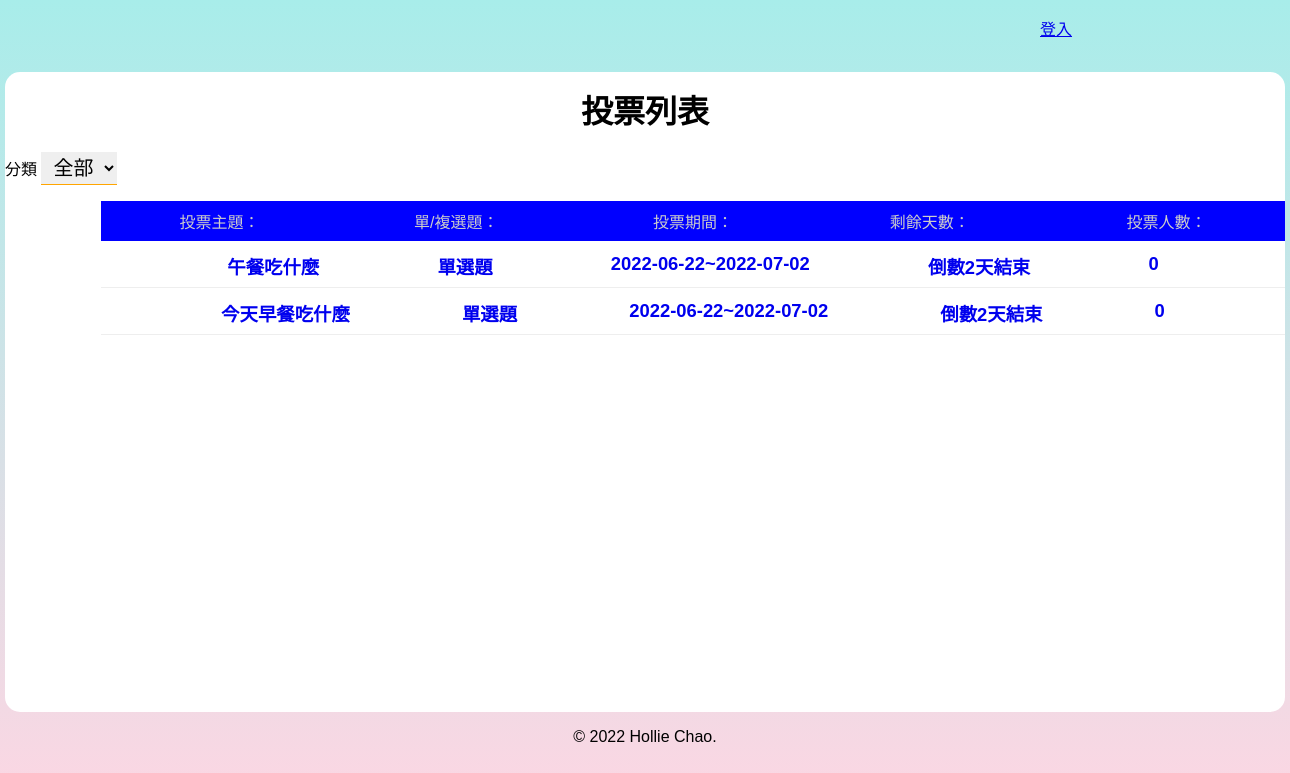
Before: / with the older database file.
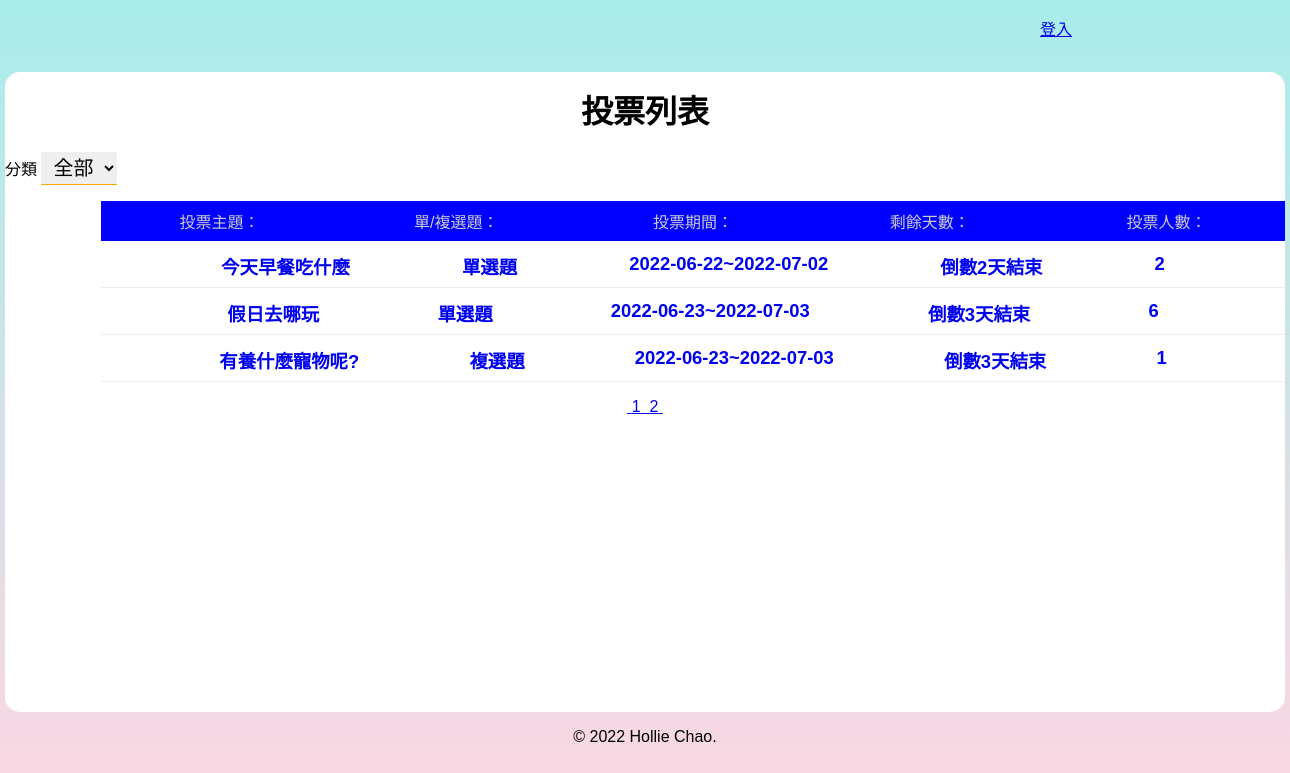
After: the same page with the newer database file.
### tables this page shows
CREATE TABLE `subjects` (
  `id` int(11) UNSIGNED NOT NULL COMMENT '序號',
  `subject` varchar(128) NOT NULL COMMENT '主題描述',
  `type_id` int(11) NOT NULL COMMENT '主題類別',
  `multiple` tinyint(1) NOT NULL DEFAULT 0 COMMENT '單/複選',
  `mulit_limit` tinyint(4) NOT NULL DEFAULT 1 COMMENT '單/複選項目數',
  `start` date NOT NULL COMMENT '開始時間',
  `end` date NOT NULL COMMENT '結束時間',
  `total` int(11) UNSIGNED NOT NULL DEFAULT 0 COMMENT '投票人數統計'
);

### api/base.php (called while the page is built, shortened)
<?php
function pdo(){
    $dsn="mysql:host=localhost;charset=utf8;dbname=vote";
    return new PDO($dsn,'root','');
}
function all($table,...$arg){
    $pdo=pdo();
    $sql="SELECT * FROM $table ";
    switch(count($arg)){
        case 2:
            if(!empty($arg[0])){
                foreach($arg[0] as $key => $value){
                    $tmp[]="`$key`='$value'";
                }
                        $sql.=" WHERE ". implode(" AND " ,$tmp) . $arg[1];
            }else{
                $sql.=$arg[1];
            }
        break;
        }
        return $pdo->query($sql)->fetchAll(PDO::FETCH_ASSOC);
    }
function math($table,$math,$col,...$arg){
    $pdo=pdo();
    $sql="SELECT $math(`$col`) FROM $table ";
        return $pdo->query($sql)->fetchColumn();
    }
?>

### front/vote_list.php (the view, shortened to what this page needs)
<?php
$p="";
$querystr="";
$queryfilter="";
?>
<h1>投票列表</h1>
<div>
  <label for="types">分類</label>
    <select name="types" id="types" onchange="location.href=`?filter=${this.value}<?=$p;?><?=$querystr;?>`">
      <option value="0">全部</option>
    </select>
  </div>
    <div>
  <ul class="list">
    <li class="list-header">
      <div>投票主題：</div>
      <?php
      if (isset($_GET['type']) && $_GET['type'] == 'asc') {
      ?>
      <div><a href="?order=multiple&type=desc<?=$p;?><?=$queryfilter?>">單/複選題：</a></div>
      <?php
      } else {
      ?>
      <div><a href="?order=multiple&type=asc<?=$p;?><?=$queryfilter?>">單/複選題：</a></div>
      <?php
      }
      ?>
      <?php
      if (isset($_GET['type']) && $_GET['type'] == 'asc') {
      ?>
      <div><a href="?order=end&type=desc<?=$p;?><?=$queryfilter?>">投票期間：</a></div>
      <?php
      } else {
      ?>
      <div><a href="?order=end&type=asc<?=$p;?><?=$queryfilter?>">投票期間：</a></div>
      <?php
      }
      ?>
      <?php
      if (isset($_GET['type']) && $_GET['type'] == 'asc') {
      ?>
      <div><a href="?order=remain&type=desc<?=$p;?><?=$queryfilter?>">剩餘天數：</a></div>
      <?php
      }else{
      ?>
      <div><a href="?order=remain&type=asc<?=$p;?><?=$queryfilter?>">剩餘天數：</a></div>
      <?php
      }
      ?>
      <?php
      if (isset($_GET['type']) && $_GET['type'] == 'asc') {
      ?>
        <div><a href='?order=total&type=desc<?=$p;?><?=$queryfilter?>'>投票人數：</a></div>
      <?php
      } else {
      ?>
        <div><a href='?order=total&type=asc<?=$p;?><?=$queryfilter?>'>投票人數：</a></div>
      <?php
      }
      ?>
    </li>
    <?php
    $orderStr = '';
    $filter=[];
    $total= math('subjects','count','id',$filter);
    $div=3;
    $pages=ceil($total/$div);
    $now=isset($_GET['p'])?$_GET['p']:1;
    $start=($now-1)*$div;
    $page_rows=" limit $start,$div";
    $subjects = all('subjects',$filter, $orderStr . $page_rows);
    foreach ($subjects as $subject) {
      echo "<a href='?do=vote_result&id={$subject['id']}'>";
      echo "<li class='list-items'>";
      echo "<div>{$subject['subject']}</div>";
      if ($subject['multiple'] == 0) {
        echo "<div class='text-center'>單選題</div>";
      } else {
        echo "<div class='text-center'>複選題</div>";
      }
      echo "<div class='text-center'>";
      echo $subject['start'] . "~" . $subject['end'];
      echo "</div>";
      echo "<div class='text-center'>";
      $today = strtotime("now");
      $end = strtotime($subject['end']);
      if (($end - $today) > 0) {
        $remain = floor(($end - $today) / (60 * 60 * 24));
        echo "倒數" . $remain . "天結束";
      } else {
        echo "<span style='color:grey;'>投票已截止</span>";
      }
      echo "</div>";
      echo "<div class='text-center'>{$subject['total']}</div>";
      echo "</li>";
      echo "</a>";
    }
    ?>
  </ul>
    <div class="text-center">
      <?php
      if($pages > 1) {
        for($i=1;$i<=$pages;$i++){
          echo "<a href='?p={$i}{$querystr}{$queryfilter}'>&nbsp;";
          echo $i ;
          echo "&nbsp;</a>";
        }
      }
      ?>
    </div>
</div>

### index.php (shortened to what this page needs)
<?php
include_once "./api/base.php";
?>
<!DOCTYPE html>
<html lang="en">
<head>
  <link rel="stylesheet" href="./css/index.css">
</head>
<body>
<nav>
    <?php include "./layout/front_nav.php";?>
  </nav>
  <div class="container">
    <?php
    if(isset($file) && file_exists($file)){
      include $file;
    }else{
      include "./front/vote_list.php";
    }
          ?>
  </div>
  <?php include "./layout/footer.php";?>
</body>
</html>

### layout/front_nav.php
<?php
if (isset($_SESSION['user'])) {
?>
  <a href="logout.php">登出</a>
<?php
} else {
?>
  <a href="login.php">登入</a>
<?php
}
?>

### layout/footer.php
<footer>
  © 2022 Hollie Chao.
</footer>

### css/index.css (style rules this page uses)
* { margin: 0; padding: 0; box-sizing: border-box; font-family: Arial, Helvetica, sans-serif; }
body { height: 100vh; background-image: linear-gradient(to top, #fed6e3 0%, #a8edea 100%); }
nav { height: 1rem; display: flex; justify-content: space-between; width: 8rem; margin-left: 65rem; margin-top: 1rem; }
.container { width: 160vh; height: 80vh; background: white; margin: 0 auto; margin-top: 5vh; border-radius: 15px; overflow: hidden; }
h1 { text-align: center; line-height: 5rem; }
footer { text-align: center; margin-top: 1rem; }
.text-center { text-align: center; }
.list-header { display: flex; justify-content: space-evenly; text-align: center; }
.list-header div { width: calc(100% / 5); padding: 0.5rem 1rem; background: blue; color: #ccc; }
.list-items { display: flex; justify-content: space-evenly; padding: 0.5rem; margin: 0.25rem 0; border-bottom: 1px solid #eee; font-weight: bold; font-size: 1.15rem; }
.list { margin: 1rem 0 1rem 6rem; }
.list a { text-decoration: none; }
.list-header div a { color: #ccc; }
#types { padding: 0.25rem 0.5rem; font-size: 1.25rem; border: 0; border-bottom: 1px solid orange ; }

Changed rows visible on the page:
removed subjects: subject "午餐吃什麼", multiple "單選題", start "2022-06-22", end "2022-07-02", total "0"
changed subjects "今天早餐吃什麼": total "0" → "2"
added subjects: subject "假日去哪玩", multiple "單選題", start "2022-06-23", end "2022-07-03", total "6"
added subjects: subject "有養什麼寵物呢?", multiple "複選題", start "2022-06-23", end "2022-07-03", total "1"
Other visible differences:
new list line: "1"
new list line: "2"
